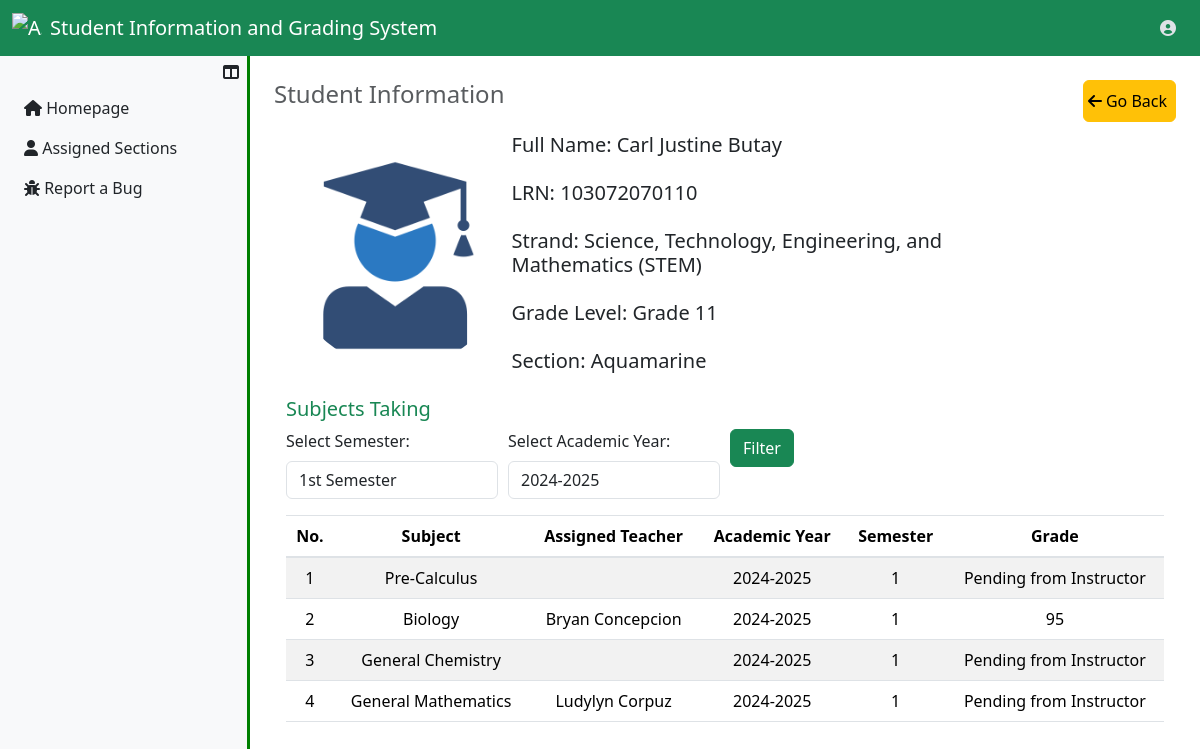
The page /UserFaculty/ViewStudent.php?assignment_id=18 (signed in) on the database its author committed.
### tables this page shows
CREATE TABLE `sc_assignments_tbl` (
  `assignment_id` int(11) NOT NULL,
  `fk_student_id` int(11) NOT NULL,
  `fk_year_id` int(11) NOT NULL,
  `fk_strand_id` int(11) NOT NULL,
  `fk_section_id` int(11) NOT NULL,
  `academic_year` varchar(20) NOT NULL,
  `assignment_status` enum('Active','Completed','Transferred') NOT NULL DEFAULT 'Active',
  `insrt_ts` datetime NOT NULL,
  `updt_ts` datetime NOT NULL
);

CREATE TABLE `students_tbl` (
  `student_id` int(11) NOT NULL,
  `lrn_number` varchar(250) NOT NULL,
  `s_fname` varchar(50) NOT NULL,
  `s_mname` varchar(50) DEFAULT NULL,
  `s_lname` varchar(50) NOT NULL,
  `s_suffix` varchar(10) DEFAULT NULL,
  `s_sex` enum('Male','Female') NOT NULL,
  `s_birthdate` date NOT NULL,
  `s_status` enum('Active','Inactive') NOT NULL,
  `insrt_ts` datetime NOT NULL,
  `updt_ts` datetime DEFAULT NULL
);

CREATE TABLE `strands_tbl` (
  `strand_id` int(11) NOT NULL,
  `strand_name` varchar(250) NOT NULL,
  `strand_nn` varchar(20) NOT NULL,
  `insrt_ts` datetime NOT NULL,
  `updt_ts` datetime DEFAULT NULL
);

CREATE TABLE `year_levels_tbl` (
  `year_level_id` int(11) NOT NULL,
  `yl_name` varchar(250) NOT NULL,
  `insrt_ts` datetime NOT NULL,
  `updt_ts` datetime DEFAULT NULL
);

CREATE TABLE `sections_tbl` (
  `section_id` int(11) NOT NULL,
  `fk_year_id` int(11) NOT NULL,
  `fk_strand_id` int(11) NOT NULL,
  `section_name` varchar(250) NOT NULL,
  `insrt_ts` datetime NOT NULL,
  `updt_ts` datetime DEFAULT NULL
);

CREATE TABLE `subjects_taking_tbl` (
  `s_taking_id` int(11) NOT NULL,
  `fk_assignment_id` int(11) NOT NULL,
  `fk_subject_id` int(11) NOT NULL,
  `semester` enum('1','2') NOT NULL,
  `academic_year` varchar(50) NOT NULL,
  `st_status` enum('Active','Completed') NOT NULL DEFAULT 'Active',
  `insrt_ts` datetime NOT NULL DEFAULT current_timestamp(),
  `updt_ts` datetime DEFAULT NULL
);

CREATE TABLE `subjects_tbl` (
  `subject_id` int(11) NOT NULL,
  `subject_name` varchar(250) NOT NULL,
  `subject_status` enum('Active','Inactive') NOT NULL DEFAULT 'Active',
  `insrt_ts` datetime NOT NULL DEFAULT current_timestamp(),
  `updt_ts` datetime DEFAULT NULL
);

CREATE TABLE `users_tbl` (
  `user_id` int(11) NOT NULL,
  `id_number` varchar(50) NOT NULL,
  `u_fname` varchar(50) NOT NULL,
  `u_mname` varchar(50) DEFAULT NULL,
  `u_lname` varchar(50) NOT NULL,
  `u_suffix` varchar(10) DEFAULT NULL,
  `u_sex` enum('Male','Female') NOT NULL,
  `u_birthdate` date NOT NULL,
  `user_email` varchar(50) NOT NULL,
  `role` enum('Faculty','Registrar') NOT NULL,
  `user_password` longtext NOT NULL,
  `user_profile` mediumtext NOT NULL,
  `user_status` enum('Active','Inactive') NOT NULL
);

CREATE TABLE `student_grades_tbl` (
  `student_grade_id` int(11) NOT NULL,
  `fk_student_subject_id` int(11) NOT NULL,
  `fk_faculty_id` int(11) NOT NULL,
  `student_grade` decimal(10,0) NOT NULL,
  `grade_status` enum('Pending','Approved') NOT NULL DEFAULT 'Approved',
  `insrt_ts` datetime NOT NULL,
  `updt_ts` datetime DEFAULT NULL
);

### UserFaculty/ViewStudent.php (the view, shortened to what this page needs)
<?php
  include ("../server_connection/db_connect.php");
?>
<?php
    if (isset($_GET['assignment_id'])) {
        $assignment_id = $_GET['assignment_id'];
        $sql = "SELECT SC.assignment_id, A.student_id, A.lrn_number, A.s_fname, A.s_lname, A.s_mname,
        A.s_suffix, A.s_status, B.yl_name, C.strand_nn, C.strand_name, D.section_name
        FROM sc_assignments_tbl AS SC
        INNER JOIN students_tbl AS A ON SC.fk_student_id = A.student_id
        INNER JOIN year_levels_tbl AS B ON SC.fk_year_id = B.year_level_id
        INNER JOIN strands_tbl AS C ON SC.fk_strand_id = C.strand_id
        INNER JOIN sections_tbl AS D ON SC.fk_section_id = D.section_id
        WHERE SC.assignment_id = :assignment_id";
        try{
            $result = $conn->prepare($sql);
            $result->bindParam(':assignment_id', $assignment_id, PDO::PARAM_INT);
            $result->execute();
            if($result->rowCount()>0){
                $data = $result->fetch(PDO::FETCH_ASSOC);
                $lrn_number = $data["lrn_number"];
                $student_id = $data["student_id"];
                $student_fullname = $data["s_fname"] . " " . $data["s_lname"];
                $s_year_level = $data["yl_name"];
                $s_strand = $data["strand_name"];
                $s_strand_nn = $data["strand_nn"];
                $s_section = $data["section_name"];
            }
        }catch(Exception $e){
        echo "Error" . $e;
        }
    };
?>
<?php
    $num_semester = '1';
    $default_academic_year = "2024-2025";
    $semester = isset($_GET['semester']) ? $_GET['semester'] : $num_semester;
    $academic_year = isset($_GET['academic_year']) ? $_GET['academic_year'] : $default_academic_year;
    $sql = "SELECT stud.s_fname, stud.s_lname, stud.s_suffix, sub.subject_name, teach.u_fname,
        teach.u_lname, teach.u_suffix, subs_t.semester, subs_t.academic_year, subs_t.fk_assignment_id,
        grade.student_grade
        FROM subjects_taking_tbl AS subs_t
        LEFT JOIN student_grades_tbl AS grade ON subs_t.s_taking_id = grade.fk_student_subject_id
        LEFT JOIN subjects_tbl AS sub ON subs_t.fk_subject_id = sub.subject_id
        LEFT JOIN faculty_assignments_tbl AS FA ON sub.subject_id=FA.fk_subject_id
        LEFT JOIN sc_assignments_tbl AS sc ON subs_t.fk_assignment_id = sc.assignment_id
        LEFT JOIN students_tbl AS stud ON sc.fk_student_id = stud.student_id
        LEFT JOIN users_tbl AS teach ON FA.fk_user_id = teach.user_id
        WHERE stud.student_id = :student_id
        AND subs_t.semester = :semester
        AND subs_t.academic_year = :academic_year
        ";
        $result = $conn->prepare($sql);
        $result->bindParam(':student_id', $student_id, PDO::PARAM_INT);
        $result->bindParam(':semester', $semester, PDO::PARAM_STR);
        $result->bindParam(':academic_year', $academic_year, PDO::PARAM_STR);
        $result->execute();
?>
<!DOCTYPE html>
<html lang="en">
<head>
    <link href="https://stackpath.bootstrapcdn.com/bootstrap/4.5.2/css/bootstrap.min.css" rel="stylesheet">
    <link rel="stylesheet" href="../../Bootstrap/css/bootstrap.min.css">
</head>
<body>
    <?php
        include '../Assets/components/FacultyNavbar.php';
    ?>
    <div class="d-flex">
        <?php
            include '../Assets/components/FacultySidebar.php';
        ?>
        <div class="content p-4 flex-grow-1">
        <div class="d-flex justify-content-between">
            <h4 class="text-muted mb-4">Student Information</h4>
            <a href="gradeSection.php" class="link-offset-2 link-underline link-underline-opacity-0">
                    <button type="button" class="btn btn-warning d-flex justify-content-center align-items-center text-center p-1">
                        <i class="fas fa-arrow-left"></i>
                        <span class="text-wrap p-1">Go Back</span>
                    </button>
                </a>
        </div>
            <div class="main-content ">
                <div class="container">
                        <div class="main">
                            <div class="profile-info-container">
                                <div class="row">
                                    <div class="col-sm-3">
                                        <div class="box2" style="margin-top: 10px; margin-bottom: 10px; height:auto; width: 100%">
                                            <img src='../Assets/img/profile_pictures/studentdefaultprofile.png' alt='else' class='avatar  mx-auto d-block'>
                                        </div>
                                    </div>
                                    <div class="col-lg-7">
                                        <div class="row">
                                            <div class="col-12 mb-3">
                                                <h5>Full Name: <?php echo $student_fullname ?> </h5>
                                            </div>
                                            <div class="col-12 mb-3">
                                                <h5>LRN: <?php echo $lrn_number ?> </h5>
                                            </div>
                                            <div class="col-12 mb-3">
                                                <h5>Strand: <?php echo $s_strand . " (" . $s_strand_nn . ")"?> </h5>
                                            </div>
                                            <div class="col-12 mb-3">
                                                <h5>Grade Level: <?php echo $s_year_level ?> </h5>
                                            </div>
                                            <div class="col-12 mb-3">
                                                <h5>Section: <?php echo $s_section ?> </h5>
                                            </div>
                                        </div>
                                    </div>
                                </div>
                            </div>
                            <div class="assigned-subjects">
                                <h5 class="text-success mb-2">Subjects Taking</h5>
                                <form method="GET">
                                    <div class="form-row">
                                        <div class="form-group col-md-3">
                                            <label for="semester">Select Semester:</label>
                                            <select name="semester" id="semester" class="form-control">
                                                <option value="1" <?php if ($semester == "1") echo "selected"; ?>>1st Semester</option>
                                            </select>
                                        </div>
                                        <div class="form-group col-md-3">
                                            <label for="academic_year">Select Academic Year:</label>
                                            <select name="academic_year" id="academic_year" class="form-control">
                                                <option value="2024-2025" <?php if ($academic_year == "2024-2025") echo "selected"; ?>>2024-2025</option>
                                            </select>
                                        </div>
                                        <div class="form-group col-md-3">
                                            <button type="submit" class="btn btn-success">Filter</button>
                                        </div>
                                    </div>
                                </form>
                                <div class="table-responsive">
                                    <table class="table table-striped" id="studentsTable">
                                        <thead align="center">
                                            <tr>
                                                <th>No.</th>
                                                <th>Subject</th>
                                                <th>Assigned Teacher</th>
                                                <th>Academic Year</th>
                                                <th>Semester</th>
                                                <th>Grade</th>
                                            </tr>
                                        </thead>
                                        <tbody id="tableBody" align="center">
                                            <?php if ($result->rowCount() > 0):
                                                $i = 1;
                                                while ($row = $result->fetch(PDO::FETCH_ASSOC)): ?>
                                                    <tr>
                                                        <td class='text-center'><?php echo $i; ?> </td>
                                                        <td><?php echo $row['subject_name']; ?></td>
                                                        <td><?php echo $row['u_fname'] . ' ' . $row['u_lname']. ' ' .$row['u_suffix']; ?></td>
                                                        <td><?php echo $row['academic_year']; ?></td>
                                                        <td><?php echo $row['semester']; ?></td>
                                                        <td><?php echo ($row['student_grade'] !== null) ? $row['student_grade'] : 'Pending from Instructor'; ?></td>
                                                    </tr>
                                                    <?php $i++; ?>
                                                <?php endwhile; ?>
                                            <?php else: ?>
                                                <tr><td colspan="6">No subjects found for the selected semester and academic year.</td></tr>
                                            <?php endif; ?>
                                        </tbody>
                                    </table>
                                </div>
                            </div>
                        </div>
                    </div>
                </div>
            </div>
        </div>
</body>
</html>

### Assets/components/FacultyNavbar.php (shortened to what this page needs)
<!DOCTYPE html>
<html lang="en">
<head>
  <link href="https://cdn.jsdelivr.net/npm/bootstrap@5.3.3/dist/css/bootstrap.min.css" rel="stylesheet">
  <link rel="stylesheet" href="https://cdnjs.cloudflare.com/ajax/libs/font-awesome/6.0.0-beta3/css/all.min.css">
</head>
<body>
  <nav class="navbar bg-success" data-bs-theme="dark">
    <div class="container-fluid">
      <a class="navbar-brand d-flex align-items-center">
        <img src="../Assets/img/ASHS_logo.png" alt="ASHS logo" width="30px">
        <h5 class="mb-0 ms-2">Student Information and Grading System</h5>
      </a>
      <div class="d-flex align-items-center">
        <div class="dropdown">
          <button class="btn bg-transparent border-0" type="button" data-bs-toggle="dropdown" aria-expanded="false=">
            <i class="fas fa-user-circle"></i>
          </button>
        </div>
      </div>
    </div>
  </nav>
</body>
</html>

### Assets/components/FacultySidebar.php (shortened to what this page needs)
<!DOCTYPE html>
<html lang="en">
<head>
    <link rel="stylesheet" href="../../Bootstrap/css/bootstrap.min.css">
    <link rel="stylesheet" href="https://cdnjs.cloudflare.com/ajax/libs/font-awesome/6.0.0-beta3/css/all.min.css">
</head>
    <body>
        <div class="d-flex">
            <nav id="sidebar" class="sidebar bg-light vh-100 p-2">
                <i class="fas fa-columns" id="toggleSidebar" style="float: right;"></i>
                <ul class="nav flex-column">
                    <li class="nav-item">
                        <a href="homepage.php" class="nav-link text-dark" data-menu="homepage">
                            <i class="fas fa-home"></i> <span>Homepage</span>
                        </a>
                    </li>
                    <li class="nav-item">
                        <a href="gradeSection.php" class="nav-link text-dark" data-menu="students">
                            <i class="fas fa-user"></i> <span>Assigned Sections</span>
                        </a>
                    </li>
                    <li class="nav-item">
                        <a href="reportBug.php" class="nav-link text-dark" data-menu="bug">
                            <i class="fas fa-bug"></i> <span>Report a Bug</span>
                        </a>
                    </li>
                </ul>
            </nav>
        </div>
    </body>
</html>

### Assets/components/FacultySidebar.php (style rules this page uses)
.sidebar { width: 250px; transition: width 0.3s; border-right: solid green; }
html, body { height: 100vh; margin: 0; overflow: hidden; }

### UserFaculty/ViewStudent.php (style rules this page uses)
.table-responsive { height: 375px; }
.content { transition: margin-left 0.3s ease; }
.avatar { margin-top: 5px; vertical-align: middle; width: 225px; height: auto; border-radius: 50%; }
html, body { height: 100vh; margin: 0; overflow: hidden; }

### rows shown on the page
sc_assignments_tbl: fk_student.s_lname "Carl Justine Butay", fk_student.lrn_number "103072070110", fk_strand.strand_name "Science, Technology, Engineering, and Mathematics", fk_strand.strand_nn "STEM", fk_year.yl_name "Grade 11", fk_section.section_name "Aquamarine"
subjects_taking_tbl: fk_subject.subject_name "Pre-Calculus", academic_year "2024-2025", semester "1", shows "Pending from Instructor"
subjects_taking_tbl: fk_subject.subject_name "Biology", users_tbl.u_fname "Bryan", users_tbl.u_lname "Concepcion", academic_year "2024-2025", semester "1", student_grades_tbl.student_grade "95"
subjects_taking_tbl: fk_subject.subject_name "General Chemistry", academic_year "2024-2025", semester "1", shows "Pending from Instructor"
subjects_taking_tbl: fk_subject.subject_name "General Mathematics", users_tbl.u_fname "Ludylyn", users_tbl.u_lname "Corpuz", academic_year "2024-2025", semester "1", shows "Pending from Instructor"
